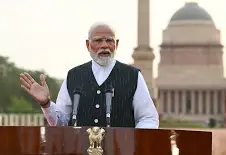
#> input picture modi.webp, 226 x 155 px, given in place of 2.jpg, which was not available
$ jupyter execute --allow-errors Assignment-1.ipynb   (older library calls are emulated)   (text cells are left out)
#> lines starting #> are read from the running program, lines starting #| are printed output that depends on the picture; pictures that were not available may be replaced by others from this repository, and a replacement may not be noted
[cell 1]
import cv2
import matplotlib.pyplot as plt
img = cv2.imread("2.jpg")
#> img is the input picture: shape (155, 226, 3); mean B, G, R 136.5, 146.7, 158.2
new_img = cv2.cvtColor(img,cv2.COLOR_BGR2RGB)
plt.imshow(new_img)
plt.axis('off')

[cell 2]
import cv2
import matplotlib.pyplot as plt
import numpy as np
img = cv2.imread("3.jpg")
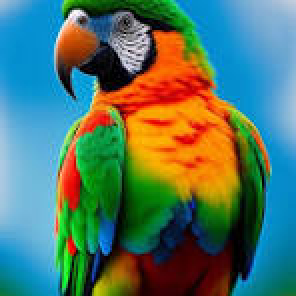
#> input picture parrot.jfif, 148 x 148 px, given in place of 3.jpg, which was not available (shown 2 times larger)
#> img is the input picture: shape (148, 148, 3); mean B, G, R 101.5, 117.9, 82.6
new_img = cv2.cvtColor(img,cv2.COLOR_BGR2RGB)
#> new_img: shape (148, 148, 3)
plt.imshow(new_img)
plt.axis('off')

[cell 3]
import cv2
import numpy as np
import matplotlib.pyplot as plt

img = cv2.imread("5.jpg")
img = cv2.cvtColor(img, cv2.COLOR_BGR2RGB)

k1 = np.array([[0, 0, 0], [1, 0, 1], [0, 0, 0]])

filtered_img = cv2.filter2D(img, -1, k1)

plt.figure(figsize=(15, 15))

plt.subplot(1, 2, 1)
plt.imshow(img)
plt.title("Original Image")
plt.axis('off')

plt.subplot(1, 2, 2)
plt.imshow(filtered_img)
plt.title("Filtered Image")
plt.axis('off')

plt.show()

[cell 4]
#blur(image,(x,y))
blur_img = cv2.blur(img,(5,5))
plt.imshow(blur_img)

[cell 5]
import cv2
import matplotlib.pyplot as plt
import numpy as np

# Plotting all images
plt.figure(figsize=(15, 15))

# 1) Plotting the original image
# Read the original image
img = cv2.imread("2.jpg")
new_img = cv2.cvtColor(img, cv2.COLOR_BGR2RGB)
plt.subplot(1, 3, 1)
plt.imshow(new_img)
plt.title('Original Image')
plt.axis('off')

# 2) Define a kernel for filtering
k1 = np.array([[-1, -1, -1],[-1,  9, -1],[-1, -1, -1]])
# Apply the filter to the original image
filtered_img = cv2.filter2D(img, -1, k1)
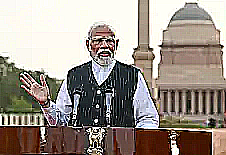
#> filtered_img: shape (155, 226, 3); mean B, G, R 137.1, 146.2, 156.4
# Plotting the filtered image
plt.subplot(1, 3, 2)
plt.imshow(filtered_img)
plt.title('Filtered Image')
plt.axis('off')

#3) blur image
blurred_img = cv2.blur(new_img, (5,5))
# Plotting the blurred image
plt.subplot(1, 3, 3)
plt.imshow(blurred_img)
plt.title('Blurred Image')
plt.axis('off')

plt.show()
#> figure, not shown here; B, G, R data is drawn as R, G, B

[cell 6]
import cv2
import matplotlib.pyplot as plt

plt.figure(figsize=(50, 30))

img= cv2.imread("4.jpg")

#> (the rest of this cell did not finish here and is left out)

[cell 7]
import numpy as np

img= cv2.imread("3.jpg")
img = cv2.cvtColor(img,cv2.COLOR_BGR2RGB)

# Define the kernel for blurring (8x8 averaging filter)
k1= np.ones((6,6))/64
print(k1)

# Apply the filter using cv2.filter2D
blurred_img = cv2.filter2D(img , -1, k1)
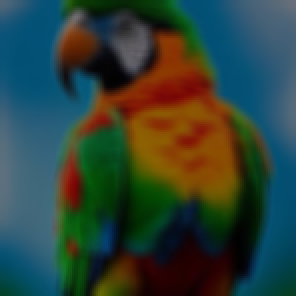
#> blurred_img: shape (148, 148, 3) (shown 2 times larger); mean R, G, B 46.5, 66.4, 57.3
plt.imshow(blurred_img)
plt.axis('off')

[cell 8]
import cv2
import numpy as np
import matplotlib.pyplot as plt

img= cv2.imread("2.jpg")
img = cv2.cvtColor(img,cv2.COLOR_BGR2RGB)

plt.figure(figsize=(15, 15))

k1 = np.array ([[-1,-1,-1] , [-1, 9, -1] , [-1,-1,-1]])
k2 = np.array ([[1,1,1] , [1, -7, 1] , [1,1,1]])
new_img1 = cv2.filter2D(img , -1 , k1)
new_img2 = cv2.filter2D(img , -1 , k2)
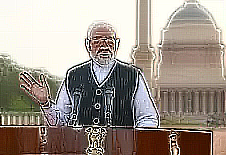
#> new_img2: shape (155, 226, 3); mean R, G, B 158, 147.5, 137.7
plt.subplot(1,3,1),plt.imshow(img)
plt.axis('off')
plt.subplot(1,3,2),plt.imshow(new_img1)
plt.axis('off')
plt.subplot(1,3,3),plt.imshow(new_img2)
plt.axis('off')

[cell 9]
k1 = np.array ([[0,-1,-1] , [1, 0, -1] , [1,1,0]])
k2 = np.array ([[-1,-1,0] , [-1, 0, 1] , [0,1,1]])

plt.figure(figsize=(15, 15))
new_img1 = cv2.filter2D(img , -1 , k1) +128
new_img2 = cv2.filter2D(img , -1 , k2) + 128

plt.subplot(1,3,1),plt.imshow(img)
plt.axis('off')
plt.subplot(1,3,2),plt.imshow(new_img1)
plt.axis('off')
plt.subplot(1,3,3),plt.imshow(new_img2)
plt.axis('off')

[cell 10]
#edge detection : soble (img,ddepth ,x,y, size)

sobelx= cv2.Sobel(img,cv2.CV_64F , 1,0,5)
sobely= cv2.Sobel(img,cv2.CV_64F , 0,1,5)

#lapiacian(img,ddepath)
laplacian_img = cv2.Laplacian(img, cv2.CV_64F)
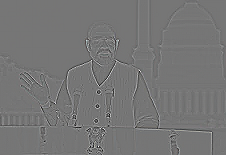
#> laplacian_img: shape (155, 226, 3) float64; mean R, G, B 0, 0, 0; drawn with min black and max white

#canny
canny_img = cv2.Canny(img, 50 , 150 )
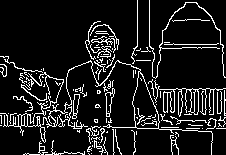
#> canny_img: shape (155, 226); 11.4% white in thin lines or dots

plt.figure(figsize=(15, 15))

plt.subplot(1,5,1),plt.imshow(img , cmap="gray")
plt.axis('off')
plt.subplot(1,5,2),plt.imshow(sobelx, cmap="gray")
plt.axis('off')
plt.subplot(1,5,3),plt.imshow(sobely, cmap="gray")
plt.axis('off')

plt.subplot(1,5,4),plt.imshow(laplacian_img, cmap="gray")
plt.axis('off')

plt.subplot(1,5,5),plt.imshow(canny_img, cmap="gray")
plt.axis('off')
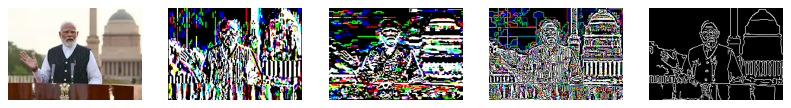
#> figure drawn by matplotlib, 5 panels

[cell 11]
import cv2
import matplotlib.pyplot as plt
import numpy as np
img = cv2.imread("6.jpg")
plt.figure(figsize=(15, 15))
k1 = np.ones((5,5))
#> (the rest of this cell did not finish here and is left out)

[cell 12]
import cv2
import matplotlib.pyplot as plt

# Load the image
img = cv2.imread("6.jpg", 0)
plt.figure(figsize=(15, 15))
# Equalize the histogram
new_img = cv2.equalizeHist(img)

# Display original and equalized images
plt.subplot(1, 2, 1)
#> (the rest of this cell did not finish here and is left out)

[cell 13]
import numpy as np

# Create a 5x5 array of ones
k1 = np.ones((3,3))

# k2 = np.reshape(k1, (12, 3))
# print(k2)
k3= np.array([[1,2,3],[4,5,6],[7,8,9]])/3

[cell 14]
import cv2
import numpy as np
img = cv2.imread("5.jpg")
img = cv2.cvtColor(img,cv2.COLOR_BGR2RGB)
plt.figure(figsize=(15, 15))
k1= np.array([
[0, 0, 0, 0, 0, 0 ,0],
[0, 0, 0, 0, 0, 0, 0],
[0, 0, 0, 0, 0, 0, 0],
[1, 1, 1, 1, 1, 1, 1],
[0, 0, 0, 0, 0, 0, 0],
[0, 0, 0, 0, 0, 0, 0],
[0, 0, 0, 0, 0, 0, 0]]
)/3
new_img = cv2.filter2D(img , -1 , k1)
plt.subplot(1,2,1),plt.imshow(img),plt.title("origin")
plt.axis('off')
plt.subplot(1,2,2),plt.imshow(new_img),plt.title("new_img")
plt.axis('off')

[cell 15]
import cv2
import numpy as np
import matplotlib.pyplot as plt
img = cv2.imread("5.jpg")
img = cv2.cvtColor(img,cv2.COLOR_BGR2RGB)
plt.figure(figsize=(15, 15))
k1 = np.zeros((50,50))
k1[int(50/2),:] = np.ones(50)
k1 = k1/50

new_img = cv2.filter2D(img , -1 , k1)
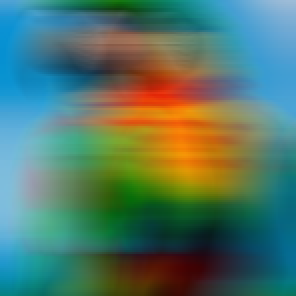
#> new_img: shape (148, 148, 3) (shown 2 times larger); mean R, G, B 82.5, 117.9, 101.6
plt.subplot(1,2,1),plt.imshow(img),plt.title("origin")
plt.axis('off')
plt.subplot(1,2,2),plt.imshow(new_img),plt.title("new_img")
plt.axis('off')

[cell 16]
# import numpy as np
import matplotlib.pyplot as plt
img = cv2.imread("5.jpg")
img = cv2.cvtColor(img,cv2.COLOR_BGR2RGB)
size = 100
k1 = np.zeros((size,size))
k1[int(size/2),:] = np.ones(size)
k1[:,int(size/2)] = np.ones(size)
k1 = k1/size
new_img = cv2.filter2D(img,-1,k1)
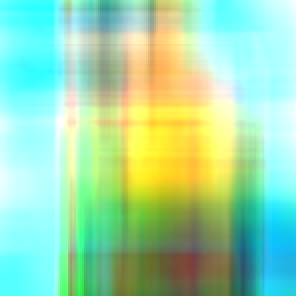
#> new_img: shape (148, 148, 3) (shown 2 times larger); mean R, G, B 158.4, 218.2, 172.5
plt.imshow(new_img)

[cell 17]
import cv2
import numpy as np
import matplotlib.pyplot as plt

# Read and convert the image
img = cv2.imread("5.jpg")
img = cv2.cvtColor(img, cv2.COLOR_BGR2RGB)

k1 = np.zeros((50, 50))
k1[int(50 / 2), :] = np.ones(50)
k1 = k1 / 50

horizontal_blur = cv2.filter2D(img, -1, k1)

k2 = np.zeros((50, 50))
k2[:, int(50 / 2)] = np.ones(50)
k2 = k2 / 50

vertical_blur = cv2.filter2D(img, -1, k2)
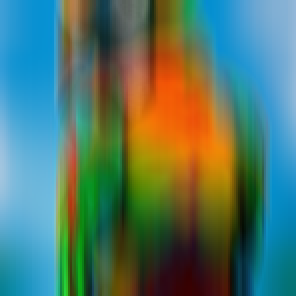
#> vertical_blur: shape (148, 148, 3) (shown 2 times larger); mean R, G, B 82.8, 118, 101.9

plt.figure(figsize=(20, 20))

plt.subplot(1, 3, 1),plt.imshow(img),plt.title("Original Image")
plt.axis('off')

plt.subplot(1, 3, 2),plt.imshow(horizontal_blur),plt.title("Horizontal Motion Blur")
plt.axis('off')

plt.subplot(1, 3, 3),plt.imshow(vertical_blur),plt.title("Vertical Motion Blur")
plt.axis('off')

plt.show()
